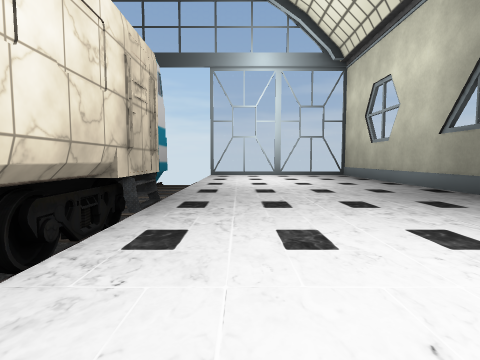
View 1 (above)

18 first-person views from a walk through a Unity game level. The camera is 1.3 m above the floor, tilts 4° down and sees 80° across. The floor is counted in squares, 2 m on a side. Each view is taken from the middle of a square. On the plan, view 1 faces up. The plan holds only what a view shows up to about 9 squares ahead; the rest is blank. The place goes on beyond the plan. Door leaves are left out, so doorways stand open. Some surface patterns are stand-ins.

View 2
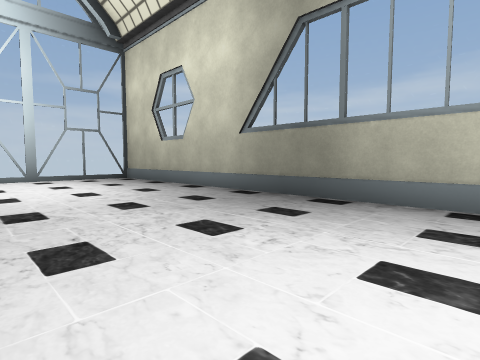

View 3
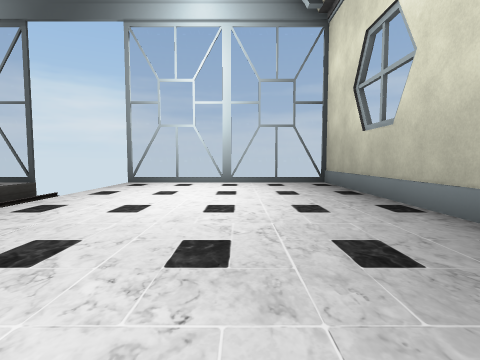

View 4
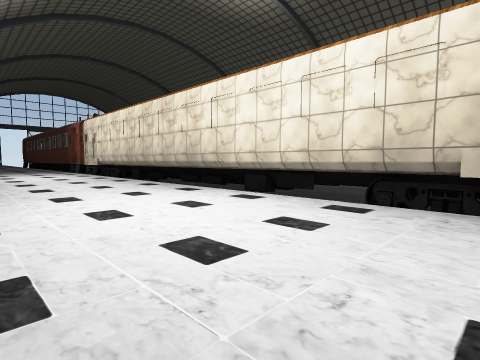

View 5
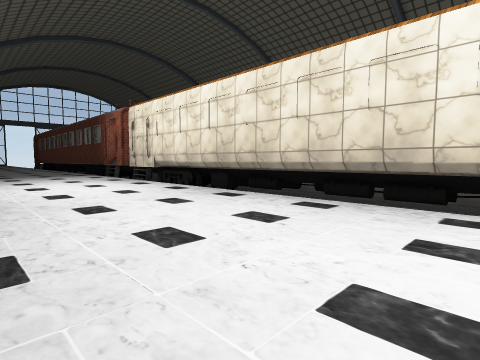

View 6
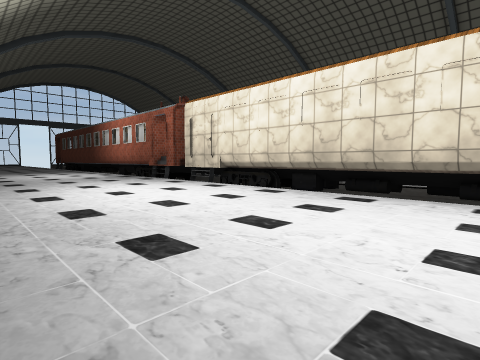

View 7
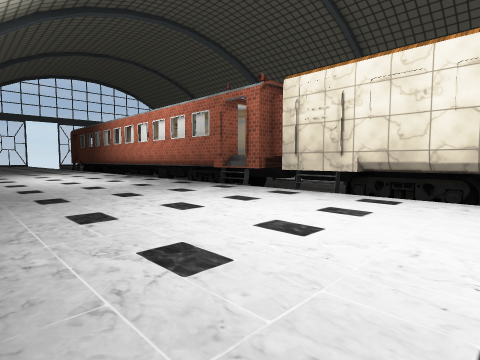

View 8
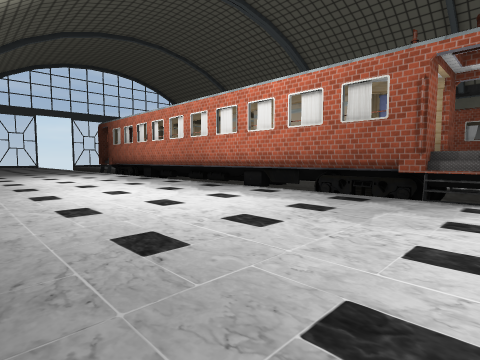

View 9
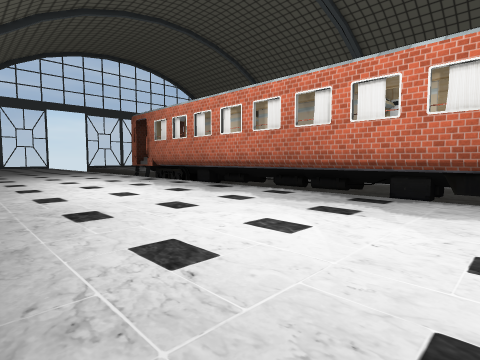

View 10
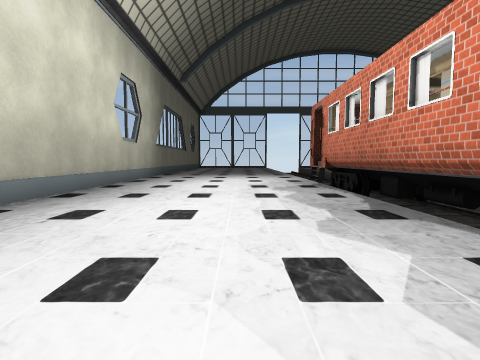

View 11
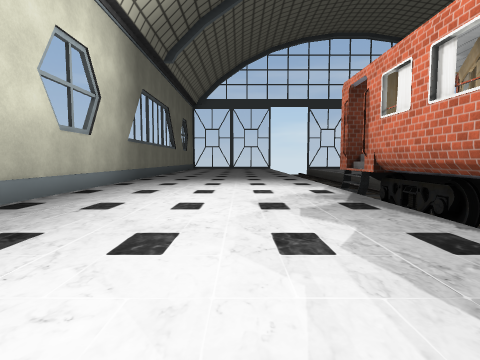

View 12
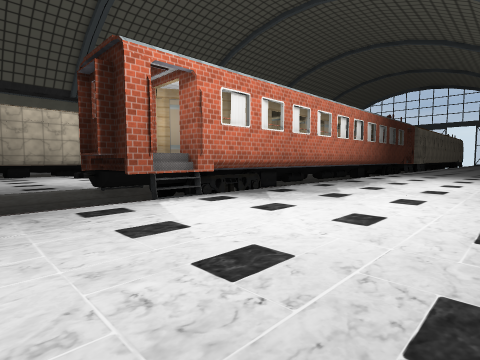

View 13
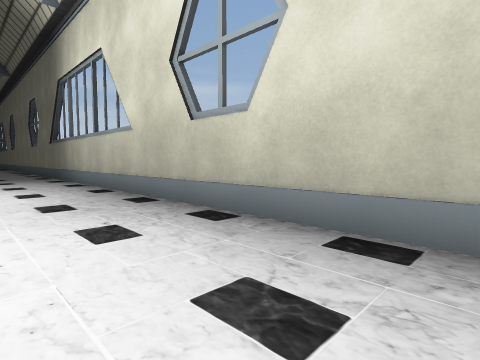

View 14
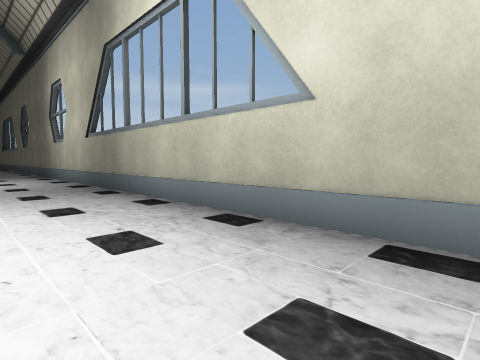

View 15
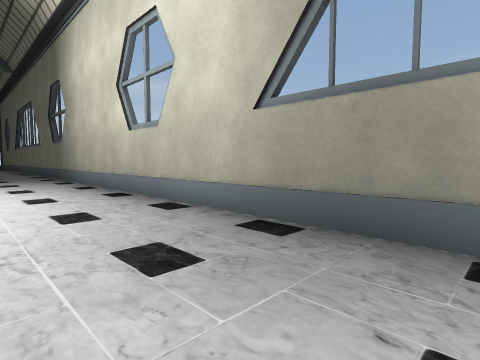

View 16
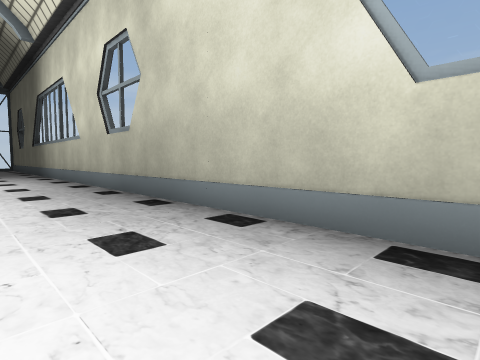

View 17
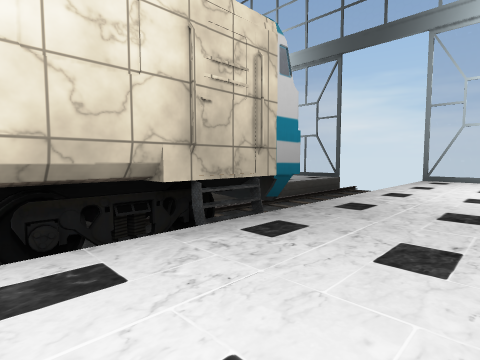

View 18
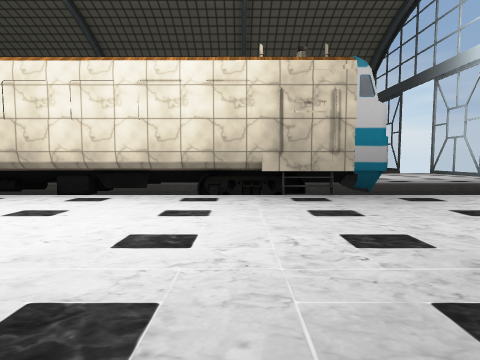

### Floor plan
Key: @ floor where view 1 was taken; # wall or solid block; . floor; D open door; = window, fence, low wall or low ledge; ^ raised ledge; v drop or lower ground; W wheel; O other object.
Columns run from 4 left of view 1 to 5 right of it. Each row starts with its distance up from view 1.
 13    #######
 12 vv ......#
 11 vv ......#
 10 vv ......#
  9 vvv......#
  8 vvv......#
  7 vv ......#
  6  ##......#
  5   #......#
  4  O#......#
  3   =......#
  2 W #......#
  1 v #......#
  0 v ^.@....#
 -1 v ^......#
 -2 v ^......#
 -3 v ^......#
 -4 v ^......#
 -5 v ^......#
 -6 v ^......#
 -7 v ^......#
 -8  W#......#
 -9   ^......#
-10   #......#
-11   #......#
-12   #D.....#
-13   #......#
-14   #......#
-15   #......#
-16   #......#
-17   #......#
-18   #......#
-19   #......#
-20   #......#
-21   #......#
-22   #......#
-23   #......#
-24   #......#
-25   #......#
-26   #......#
-27  #DD.....#
-28 D##......#
-29 vv ......#
-30  v ......#

Positions as (right, up) in squares from view 1, and headings:
1: (0, 0), facing up
2: (0, 2), facing up-right
3: (2, 4), facing up
4: (3, 4), facing down-left
5: (3, -1), facing down-left
6: (4, -3), facing down-left
7: (4, -7), facing down-left
8: (4, -12), facing down-left
9: (4, -16), facing down-left
10: (1, -18), facing down
11: (1, -21), facing down
12: (3, -30), facing up-left
13: (2, -24), facing up-right
14: (2, -20), facing up-right
15: (2, -14), facing up-right
16: (2, -9), facing up-right
17: (1, 2), facing up-left
18: (4, 3), facing left
